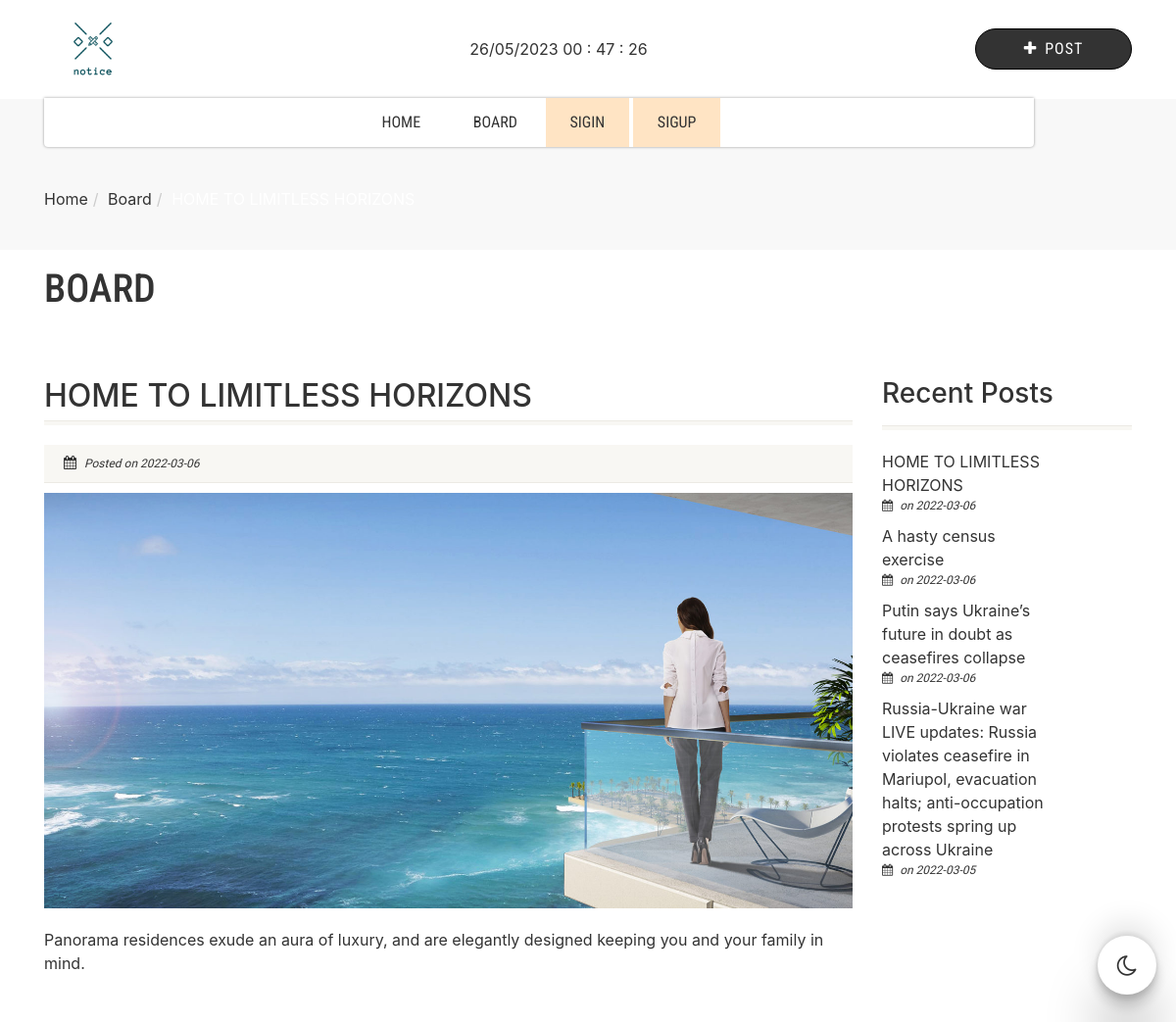
/post-detail.php?id=21, run on the app's committed database.
### tables this page shows
CREATE TABLE `posts` (
  `id` int(70) NOT NULL,
  `posts_title` varchar(200) NOT NULL,
  `posts_detail` varchar(5000) NOT NULL,
  `file` varchar(150) NOT NULL,
  `date` date NOT NULL,
  `author` varchar(45) NOT NULL
);

### post-detail.php (the view)
<?php include "header.php"; ?>
<?php
$id = $_GET['id'];
$result = $db->prepare("SELECT * FROM posts where id= :post_id");
$result->bindParam(':post_id', $id);
$result->execute();
for ($i = 0; $row = $result->fetch(); $i++) {
?>
  <div class="nav-backed-header parallax">
    <div class="container">
      <div class="row">
        <div class="col-md-12">
          <ol class="breadcrumb">
            <li><a href="index.php">Home</a></li>
            <li><a href="showAllpost.php">Board</a></li>
            <li class="active"><?php echo $row['posts_title']; ?></li>
          </ol>
        </div>
      </div>
    </div>
  </div>
  <div class="page-header">
    <div class="container">
      <div class="row">
        <div class="col-md-8 col-sm-8">
          <h1>Board</h1>
        </div>
      </div>
    </div>
  </div>
  <div class="main" role="main">
    <div id="content" class="content full">
      <div class="container">
        <div class="row">
          <div class="col-md-9">
            <header class="single-post-header clearfix">
              <h2 class="post-title"><?php echo $row['posts_title']; ?></h2>
            </header>
            <article class="post-content"> <span class="post-meta meta-data"><span><i class="fa fa-calendar"></i> Posted on <?php echo $row['date']; ?></span> <span></i> </span></span>
              <div class="featured-image"> <img src="uploads/<?php echo $row['file']; ?>" alt=""> </div>
              <div><?php echo $row['posts_detail']; ?></div>
            </article>
          </div>
        <?php } ?>
        <?php include "side-bar.php"; ?>
        <?php include "footer.php"; ?>

### side-bar.php (shortened to what this page needs)
<div class="col-md-3 sidebar">
  <div class="widget-recent-posts widget">
    <div class="sidebar-widget-title">
      <h3>Recent Posts</h3>
    </div>
    <ul>
      <?php
      $result = $db->prepare("SELECT * FROM posts ORDER BY id DESC Limit 4");
      $result->execute();
      for ($i = 0; $row = $result->fetch(); $i++) {
      ?>
        <div class="widget-blog-content"><a href="post-detail.php?id=<?php echo $row['id']; ?>"><?php echo $row['posts_title']; ?></a> <span class="meta-data">
            <i class="fa fa-calendar"></i> on <?php echo $row['date']; ?></span> </div>
      <?php } ?>
    </ul>
  </div>
</div>
</div>
</div>
</div>
</div>

### css/style.css (style rules this page uses)
html, body, div, span, applet, object, iframe, h1, h2, h3, h4, h5, h6, p, blockquote, pre, a, abbr, acronym, address, big, cite, code, del, dfn, em, img, ins, kbd, q, s, samp, small, strike, strong, sub, sup, tt, var, b, u, i, center, dl, dt, dd, ol, ul, li, fieldset, form, label, legend, table, caption, tbody, tfoot, thead, tr, th, td, article, aside, canvas, details, embed, figure, figcaption, footer, header, hgroup, menu, nav, output, ruby, section, summary, time, mark, audio, video { margin: 0; padding: 0; border: 0; font: inherit; font-size: 100%; }
article, aside, details, figcaption, figure, footer, header, hgroup, menu, nav, section { display: block; }
body { line-height: 1; }
ol, ul { list-style: none; }
* { -webkit-box-sizing: border-box; -moz-box-sizing: border-box; box-sizing: border-box; outline:none; }
html, body { height: 100%; }
html, hmtl a { width:100%; font-size: 100%; -webkit-text-size-adjust: 100%; -ms-text-size-adjust: 100%; }
a { color:#5e5e5e; text-decoration: underline; cursor: pointer; -webkit-transition: color 0.1s linear 0s; -moz-transition: color 0.1s linear 0s; -o-transition: color 0.1s linear 0s; transition: color 0.1s linear 0s; }
img { max-width: 100%; }
img, object, embed, audio, video { max-width: 100%; }
img { height: auto; }
i, em, .italic { font-style:italic; }
h1, h2, h3, h4, h5, h6 { margin:0 0 15px 0; color:#333333; font-weight:400; line-height:1.5em; font-family: 'Roboto', sans-serif; }
h1 { font-size:36px; }
h2 { font-size:30px; }
h3 { font-size:24px; }
ol { margin:10px 0 10px 30px; list-style-type: decimal; }
.meta-data { display:block; margin-bottom:10px; font-size:12px; font-style:italic; font-family: 'Volkhov', serif; color:#999999; }
.meta-data > span { margin-right:20px; display:inline-block; }
.meta-data i { margin-right:4px; }
body { background-color:#ffffff; color:#666666; font-size:14px; font-weight:400; font-family: 'Roboto', serif; line-height:20px; background-attachment:fixed; }
.content { padding:50px 0; }
.listing-header, .post-title { border-bottom:1px solid #eceae4; }
.listing-cont, .post-content { border-top:4px solid #f8f7f3; }
.nav-backed-header { position:relative; z-index:1; margin:0; border:0; }
.page-header { margin:0; position:relative; padding:20px 0 20px 0; border:0; }
.page-header h1 { text-transform:uppercase; color:#ffffff; margin-bottom:0; line-height:1em; font-family: 'Roboto Condensed', sans-serif; }
ol.breadcrumb { margin:0; background:none; padding:90px 0 40px 0; }
ol.breadcrumb a { color:#d8d6d1; text-decoration:none; }
ol.breadcrumb > .active { color:#fff; }
.post-title { margin-bottom:0; padding-bottom:6px; }
.post-content { padding-top:20px; }
.post-content .featured-image { margin-bottom:20px; }
.single-post-header { margin-bottom:0; }
.post-meta { background-color:#f8f7f3; border-bottom:1px solid #eceae4; padding:10px 20px; font-size:12px; }
.post-meta i { margin-right:5px; font-size:14px; }
.widget { margin-bottom:30px; }
.widget .sidebar-widget-title h3 { border-bottom:1px solid #eceae4; margin-bottom:0; padding-bottom:15px; }
.widget .sidebar-widget-title { border-bottom:4px solid #f8f7f3; margin-bottom:20px; }
.widget-recent-posts .widget-blog-content { float:left; width:65%; }
.parallax { background-attachment: fixed!important; background-position:center center; -webkit-background-size:cover; -moz-background-size:cover; background-size:cover; background-repeat:no-repeat; background-color:#f8f8f8; }
.touch .parallax, .nav-backed-header.parallax { background-attachment:scroll!important; }

### css/custom.css (style rules this page uses)
:root { --light: #ffffff; --dark: #333; }
html[data-theme="light"] { --dark: #ffffff; --light: #333; }
html, body { background: var(--dark); color: var(--light); }
h1,h2,h3,h4,h5,h6,div,span,a { color: var(--light) !important; }

### data on the page
posts: posts_title "HOME TO LIMITLESS HORIZONS", date "2022-03-06", file (picture), posts_detail "Panorama residences exude an aura of luxury, and are elegantly designed keeping you and your family in mind."
posts: posts_title "A hasty census exercise", date "2022-03-06"
posts: posts_title "Putin says Ukraine’s future in doubt as ceasefires collapse", date "2022-03-06"
posts: posts_title "Russia-Ukraine war LIVE updates: Russia violates ceasefire in Mariupol, evacuation halts; anti-occupation protests spring up across Ukraine", date "2022-03-05"
